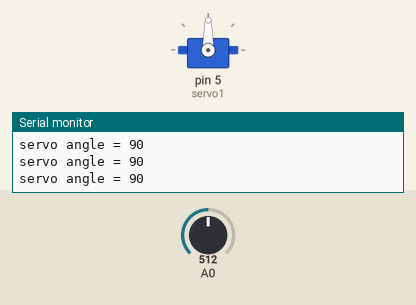
A sketch run on a simulated Arduino Uno, built with avr-gcc and run on an emulated ATmega328P. On the bench: servo, the last lines printed to the serial monitor. The inputs (shaded band) are chosen by the test bench; at power-on: A0 = 512.

Above: at 1.2 s.
1.3 s: A0 set to 561
At 2.0 s:
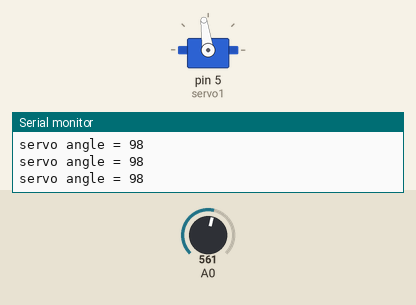
4.3 s: A0 set to 577
At 5.4 s:
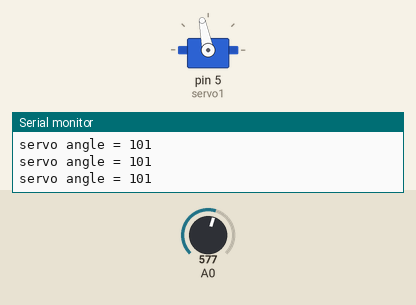
5.8 s: A0 set to 0
At 6.6 s:
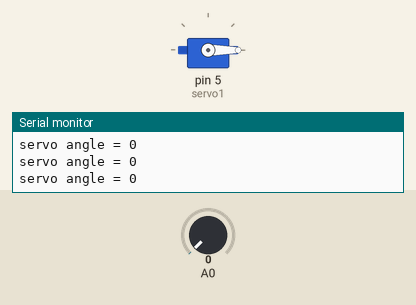
7.3 s: A0 set to 50
At 7.8 s:
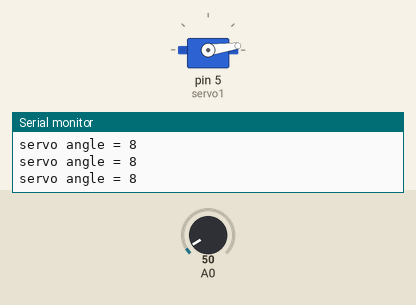
8.8 s: A0 set to 60
At 10.3 s:
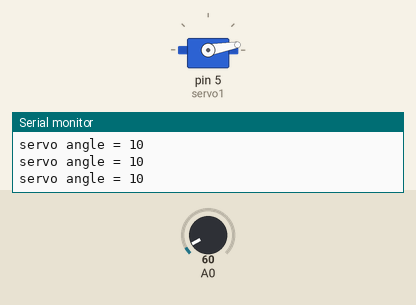
11.8 s: A0 set to 716
At 12.4 s:
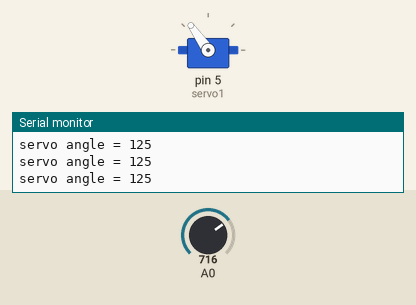
Timing chart, 0 to 14.3 s (numbered marks = the images above; inputs shaded):
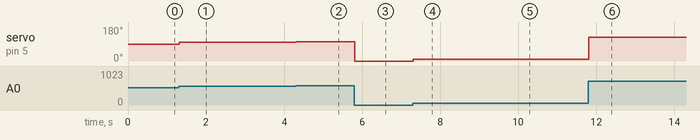

Measured:
- after the input at 1.3 s, servo on pin 5 (servo1): 90° → 98° at once
- after the input at 4.3 s, servo on pin 5 (servo1): 98° → 101° at once
- after the input at 5.8 s, servo on pin 5 (servo1): 101° → 0° at once
- after the input at 7.3 s, servo on pin 5 (servo1): 0° → 8° at once
- after the input at 8.8 s, servo on pin 5 (servo1): 8° → 10° at once
- after the input at 11.8 s, servo on pin 5 (servo1): 10° → 125° at once

The sketch:

ServoControl.ino
```cpp
// Project 25
#include <Servo.h>
Servo servo1; // Create a servo object
void setup()
{
  Serial.begin(9600);
servo1.attach(5); // Attaches the servo on Pin 5 to the servo object
}
void loop()
{
int angle = analogRead(0); // Read the pot value
angle=map(angle, 0, 1023, 0, 180); // Map the values from 0 to 180 degrees
Serial.print("servo angle = ");
servo1.write(angle); // Write the angle to the servo
delay(15); // Delay of 15ms to allow servo to reach position
Serial.println(angle);
}
```
